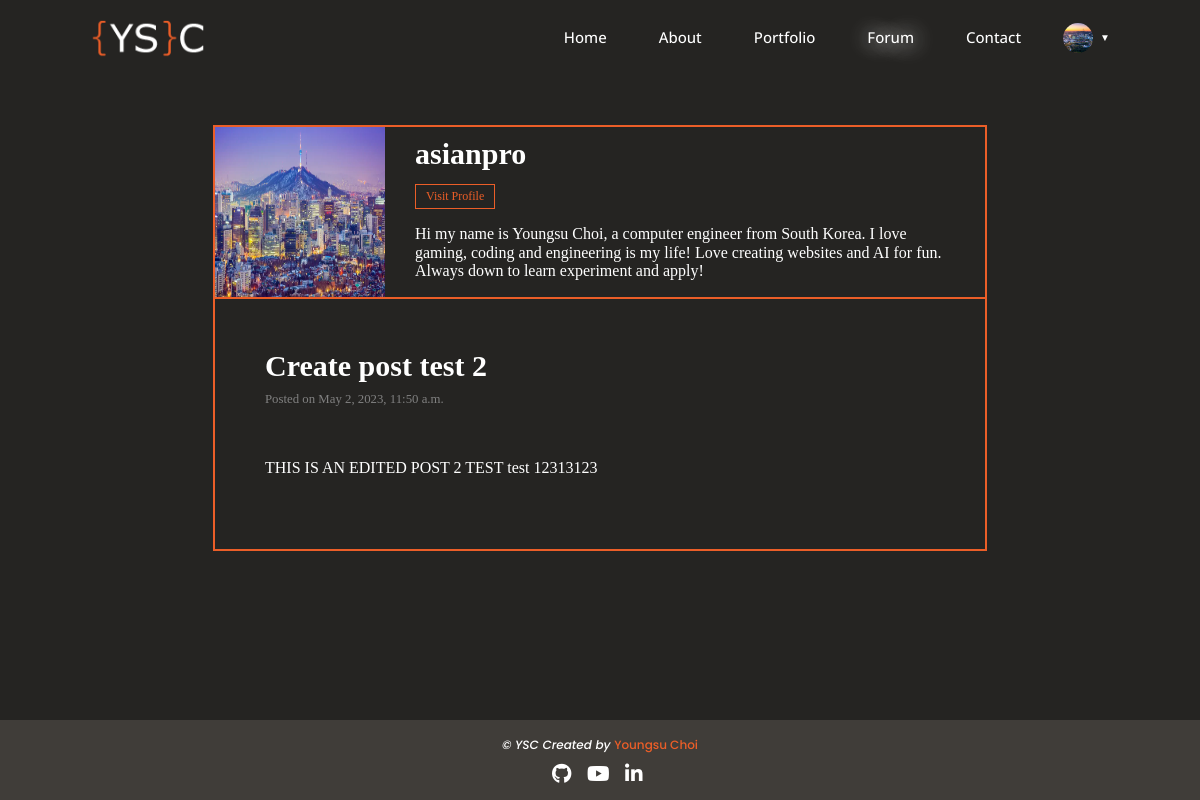
Page /forum/post/12 (signed in) on the committed database.
### users/models.py (models this page shows, shortened)
class Profile(models.Model):
    user = models.OneToOneField(User, on_delete=models.CASCADE)
    image = models.ImageField(default='default.jpg', upload_to='profile_pics')
    bio = models.CharField(max_length=200, default="")
    alias = models.CharField(max_length=50, default="")
    location = models.CharField(max_length=50, default="")

### forum/models.py (models this page shows, shortened)
class Post(models.Model):
    title = models.CharField(max_length=100)
    content = models.TextField()
    date_posted = models.DateTimeField(default=timezone.now)
    author = models.ForeignKey(User, on_delete=models.CASCADE)

### forum/views.py (the view)
# urls.py: path('post/<int:pk>', views.show_post, name='show_post'),
def show_post(request, pk):
    post = Post.objects.get(id=pk)
    return render(request, 'forum/post.html', {"post":post})

### forum/templates/forum/post.html (shortened to what this page needs)
{% extends "home/base.html" %}
{% load static %}
{% block navlinks %}
    <a href="{% url 'home' %}" class="nav-link nav-link-font">home</a>
    <a href="{% url 'about' %}" class="nav-link nav-link-font">about</a>
    <a href="portfolio.html" class="nav-link nav-link-font">portfolio</a>
    <a href="{% url 'forum' %}" class="nav-link nav-link-font"><span>forum</span></a>
    <a href="{% url 'contact' %}" class="nav-link nav-link-font">contact</a>
{% endblock navlinks %}
{% block content %}
    <link rel="stylesheet" href="{% static 'home/about.css' %}" />
    <section class="single-post-section">
        <div class="single-post-container">
            <div class="single-post-author-container">
                <img src="{{ post.author.profile.image.url }}" alt="author-image">
                <div class="single-post-author-info">
                    <h2>{{ post.author }}</h2>
                    <a href="{% url 'profile' post.author.id %}">
                        <button class="single-post-profile-btn">Visit Profile</button>
                    </a>
                    <p>{{ post.author.profile.bio }}</p>
                </div>
            </div>
            <div class="single-post-content">
                <h2>{{ post.title }}</h2>
                <small>Posted on {{ post.date_posted }}</small>
                <p>{{ post.content|linebreaks}}</p>
            </div>
        </div>
    </section>
{% endblock content %}

### home/templates/home/base.html (shortened to what this page needs)
{% load static %}
<!DOCTYPE html>
<html lang="en">
<head>
    <link rel="stylesheet" href="{% static 'home/normalize.css' %}" />
    <link rel="stylesheet" href="{% static 'home/fontawesome-free-6.4.0-web/css/all.css' %}">
    <link rel="stylesheet" href="{% static 'home/main.css' %}" />
</head>
<body>
    <main class="home">
        <nav class="nav-bar flex-center">
            <div class="nav-center">
                <a href="{% url 'home' %}">
                    <div class="nav-header .bg-cover-center">
                    </div>
                </a>
                <div class="nav-links flex-center">
                    {% block navlinks %}
                    {% endblock %}
                    {% if user.is_authenticated %}
                        <div class="user-logo flex-center" id="user-logo">
                            <img src="{{ user.profile.image.url }}" alt="user-image" class="nav-profile-image">
                            <p>&#9660;</p>
                        </div>
                    {% else %}
                        <a href="{% url 'login' %}"><button  class="login-btn nav-link-font">Login</button></a>
                    {% endif %}
                </div>
            </div>
        </nav>
        {% block content %}{% endblock %}
    </main>
    <footer class="page-footer flex-center">
        <div class="footer-container">
            <div class="footer-text">
                <p>&copy;
                <span class="footer-logo">YSC</span>
                Created by
                <a href="https://www.github.com/tonymusic0825">Youngsu Choi</a>
                </p>
            </div>
            <div class="footer-icons grid-center">
                <a href="https://www.github.com/tonymusic0825" class="footer-icon">
                    <i class="fa-brands fa-github"></i>
                </a>
                <a href="https://www.youtube.com/channel/UCZjacDjn8LvYng6AiSCkquA" class="footer-icon">
                    <i class="fa-brands fa-youtube"></i>
                </a>
                <a href="https://www.linkedin.com/in/youngsu-choi-b30697270/" class="footer-icon">
                    <i class="fa-brands fa-linkedin-in"></i>
                </a>
            </div>
        </div>
    </footer>
</body>
</html>

### home/static/home/main.css (style rules this page uses)
* { box-sizing:border-box; -ms-overflow-style: none; scrollbar-width: none; }
:root { --font-ibm: 'IBM Plex Sans', sans-serif; --font-arvo: 'Arvo', serif; --font-lato: 'Lato', sans-serif; --font-poppins: 'Poppins', sans-serif; --font-open-sans : 'Open Sans', sans-serif; --font-montserrat : 'Montserrat', sans-serif; --font-roboto: 'Roboto', sans-serif; --font-schibsted-grotesk: 'Schibsted Grotesk', sans-serif; --font-nanum-myeonjo: 'Nanum Myeongjo', serif; --white: white; --black: black; --nav-link-color: black; --picton-blue: #00A7E1; --rich-black: #00171F; --prussian-blue: #003459; --cerulean: #007EA7; --Cream: #FFFCF2; --background-grey: #e5e5e5; --Light-Grey: #CCC5B9; --Dark-Grey: #403D39; --Orange: #EB5E28; --light-black: #252422; --max-width: 1350px; --underline-intrinsic-width: 8; --underline-width: 12; --underline-color: #EB5E28; --underline-cap-width: 4px; --underline-offset-y: -2px; --underline-padding-x: 0.12em; --swiper-theme-color: white !important; }
.flex-center { display:flex; justify-content: center; align-items: center; }
.grid-center { display:grid; align-items: center; justify-content: center; }
.nav-bar { height: 75px; }
.nav-center { display:flex; width: 85vw; }
.nav-header { background: url("/static/image/ysclogo.png"); width: 116px; height: 52px; background-size: cover; background-position: center; }
.nav-links { margin-left: auto; }
.nav-link-font { font-family: var(--font-open-sans); color: white; font-size: 15px; font-weight: 500; cursor: pointer; transition: all 0.3s; text-decoration: none; text-transform: capitalize; }
.nav-link { margin-right: 2rem; padding: 0 10px; position: relative; }
.nav-link span { text-shadow:1px 1px 25px #fff, 1px 1px 20px #ccc; }
.nav-link:before, .nav-link:after { content:""; position: absolute; height: 3px; background-color: white; transition: 0.3s; width: 0%; }
.nav-link:after { bottom: -10px; left: 0; }
.nav-link:before { top: -10px; right: 0; }
.user-logo { color: white; font-size: 10px; cursor: pointer; }
.user-logo p { margin-left: 7px; }
.nav-profile-image { width: 30px; height: 30px; border-radius: 50%; }
footer { font-family: var(--font-poppins); font-weight: 500; font-style: italic; font-size: 12px; height: 100px; }
.footer-container { margin-top: -8px; }
.footer-text a { font-style: normal; transition: all 0.5s; }
.page-footer { color: white; background: var(--Dark-Grey); height: 5rem; }
.footer-text a { text-decoration: none; color: var(--Orange); }
.footer-icons { grid-template-columns: 20px 23px 23px; gap: 1rem 15px; }
.footer-icon { font-size: 20px; transition: all 0.2s; color: white; }
.home { background: url("/static/image/background.png"); background-repeat: no-repeat; background-size: cover; }
.single-post-section { display: flex; flex-direction: column; align-items: center; min-height: calc(100vh - 155px); }
.single-post-container { background: var(--light-black); margin-top: 50px; margin-bottom: 50px; border: 2px solid var(--Orange); color: white; }
.single-post-author-container { display:grid; grid-template-columns: 170px 600px; border-bottom: 2px solid var(--Orange); }
.single-post-author-container img { width: 170px; height: 170px; }
.single-post-author-info { margin-left: 30px; margin-right: 30px; color: white; }
.single-post-author-info h2 { font-size: 30px; margin-top: 10px; margin-bottom: 12px; }
.single-post-profile-btn { background: var(--light-black); border: 1px solid var(--Orange); padding: 5px 10px; font-size: 12px; margin-bottom: 0px; color: var(--Orange); transition: 0.2s; }
.single-post-author-info p { margin-bottom: 3px; }
.single-post-content { margin-top: 50px; margin-left: 50px; }
.single-post-content h2 { margin-bottom: 5px; font-size: 30px; }
.single-post-content small { color: grey; }
.single-post-content p { padding-bottom: 20px; }

### home/static/home/about.css (style rules this page uses)
.home { background: #252422 !important; }

### rows in the picture
Post: author.profile.image (picture), author "asianpro", author.profile.bio "Hi my name is Youngsu Choi, a computer engineer from South Korea. I love gaming, coding and engineering is my life! Love creating websites and AI for fun. Always down to learn experiment and apply!", title "Create post test 2", date_posted "May 2, 2023, 11:50 a.m.", content "THIS IS AN EDITED POST 2 TEST test 12313123"
